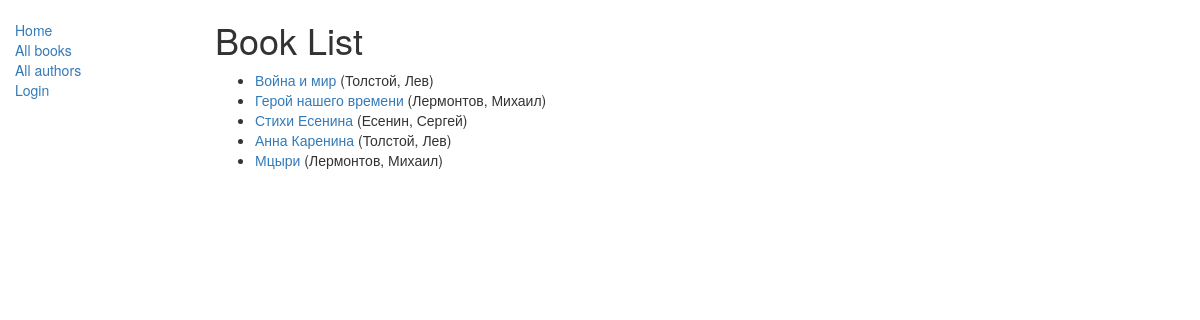
/catalog/books/, run on the app's committed database.
### catalog/models.py (models this page shows, shortened)
class Book(models.Model):
    title = models.CharField(max_length=200)
    author = models.ForeignKey('Author', on_delete=models.SET_NULL, null=True)
    summary = models.TextField(max_length=1000, help_text="Enter a brief description of the book")
    isbn = models.CharField('ISBN',max_length=13, help_text='13 Character <a href="https://www.isbn-international.org/content/what-isbn">ISBN number</a>')
    genre = models.ManyToManyField(Genre, help_text="Select a genre for this book")
    def get_absolute_url(self):
        return reverse('book-detail', args=[str(self.id)])
    def display_genre(self):
        """
        Creates a string for the Genre. This is required to display genre in Admin.
        """
        return ', '.join([genre.name for genre in self.genre.all()[:3]])
    display_genre.short_description = 'Genre'

class Author(models.Model):
    first_name = models.CharField(max_length=100)
    last_name = models.CharField(max_length=100)
    date_of_birth = models.DateField(null=True, blank=True)
    date_of_death = models.DateField('Died', null=True, blank=True)
    def __str__(self):
        return '%s, %s' % (self.last_name, self.first_name)

### catalog/views.py (the view)
# urls.py: path('books/', views.BookListView.as_view(), name='books'),
class BookListView(generic.ListView):
    model = Book
    paginate_by = 10

### catalog/templates/catalog/book_list.html
{% extends "base_generic.html" %}
{% block content %}
    <h1>Book List</h1>
    {% if book_list %}
    <ul>
      {% for book in book_list %}
      <li>
        <a href="{{ book.get_absolute_url }}">{{ book.title }}</a> ({{book.author}})
      </li>
      {% endfor %}
    </ul>
    {% else %}
      <p>There are no books in the library.</p>
    {% endif %}
{% endblock %}S

### catalog/templates/base_generic.html (shortened to what this page needs)
<!doctype html>
<html lang="en">
  <head>
    <link
      rel="stylesheet"
      href="https://maxcdn.bootstrapcdn.com/bootstrap/3.3.7/css/bootstrap.min.css" />
    {% load static %}
    <link rel="stylesheet" href="{% static 'css/styles.css' %}" />
  </head>
  <body>
    <div class="container-fluid">
      <div class="row">
        <div class="col-sm-2">
          {% block sidebar %}
            <ul class="sidebar-nav">
              <li><a href="{% url 'index' %}">Home</a></li>
              <li><a href="{% url 'books' %}">All books</a></li>
              <li><a href="{% url 'authors' %}">All authors</a></li>
              {% if user.is_authenticated %}
              <li>User: {{ user.get_username }}</li>
              <li><a href="{% url 'my-borrowed' %}">My Borrowed</a></li>
              <li><a href="{% url 'logout'%}?next={{request.path}}">Logout</a></li>
              {% else %}
              <li><a href="{% url 'login'%}?next={{request.path}}">Login</a></li>
              {% endif %}
            </ul>
          {% endblock %}
        </div>
        <div class="col-sm-10 ">{% block content %}{% endblock %}
        </div>
      </div>
    </div>
  </body>
</html>

### catalog/static/css/styles.css (style rules this page uses)
.sidebar-nav { margin-top: 20px; padding: 0; list-style: none; }

### data on the page
Book: title "Война и мир", author "Толстой, Лев"
Book: title "Герой нашего времени", author "Лермонтов, Михаил"
Book: title "Стихи Есенина", author "Есенин, Сергей"
Book: title "Анна Каренина", author "Толстой, Лев"
Book: title "Мцыри", author "Лермонтов, Михаил"
